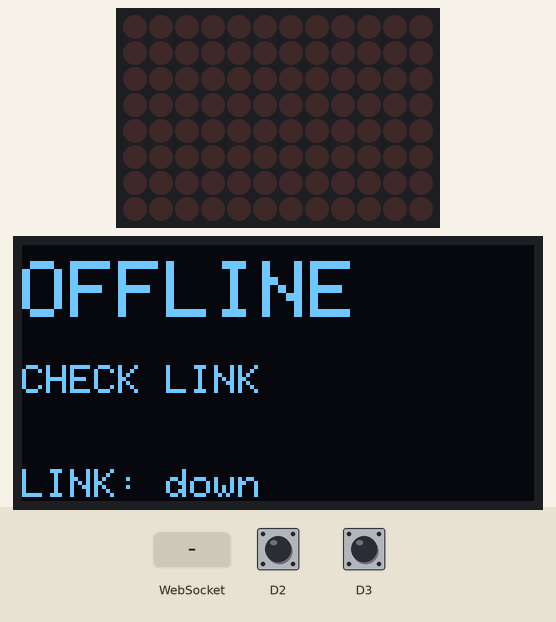
The sketch below on a simulated Arduino Uno R4 WiFi. Parts: 12×8 LED matrix, 128×64 one-colour display. Inputs (shaded band) come from the test bench; at power-on: D2 HIGH, D3 HIGH. WiFi joins after 1.5 s; servers stay silent unless stated; what the sketch prints to the serial monitor is not drawn.

Above: at 2.7 s.
2.8 s: WebSocket text "REVIEW_REQUIRED" received
At 4.0 s:
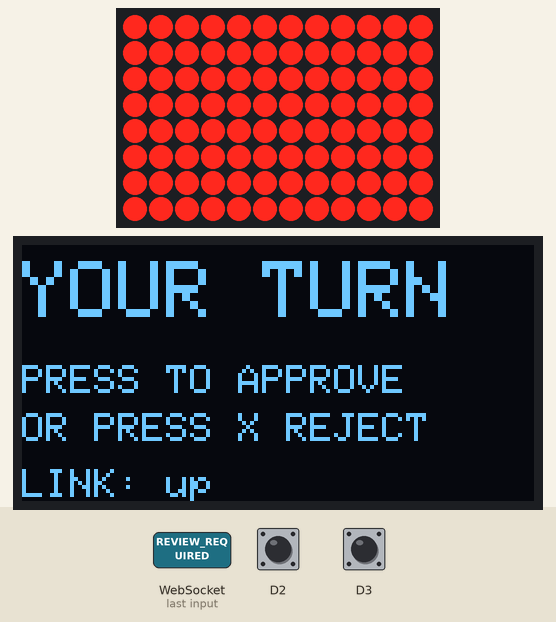
4.3 s: WebSocket text "RUNNING" received
At 5.4 s:
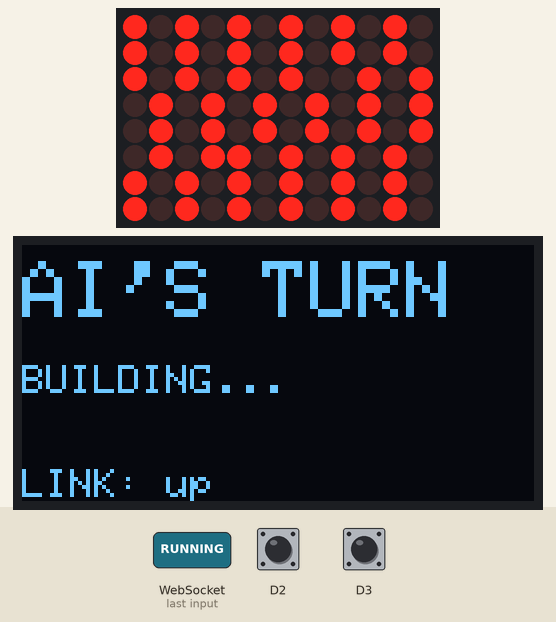
5.8 s: WebSocket text "SUCCESS" received
At 6.5 s:
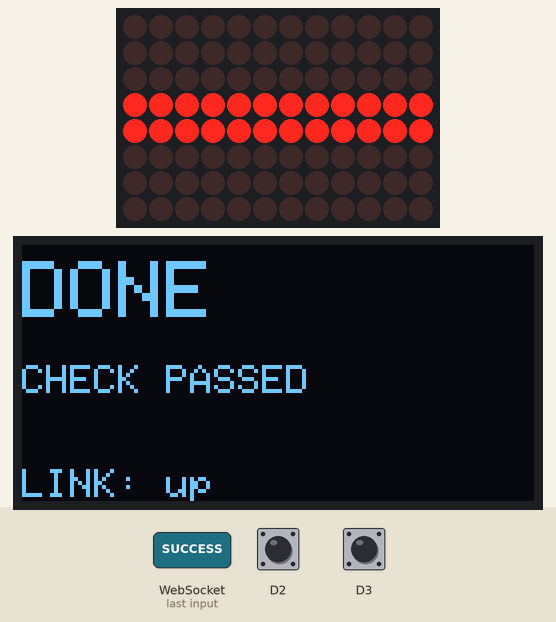
7.3 s: WebSocket text "ERROR" received
At 7.6 s:
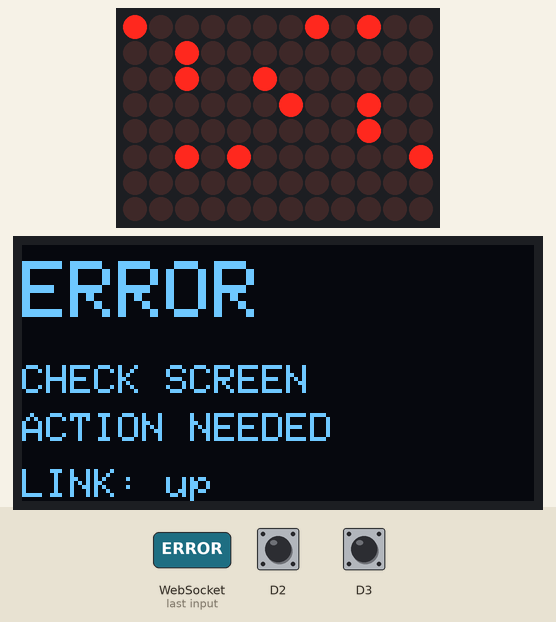
8.8 s: WebSocket text "IDLE" received
At 10.0 s:
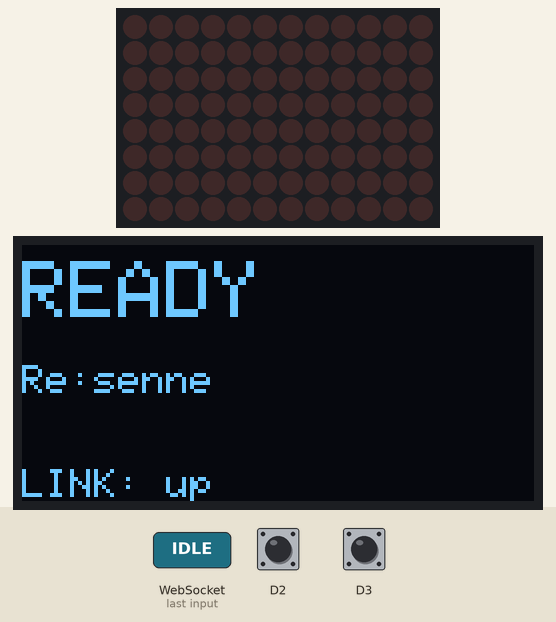
Timing chart, 0 to 11.3 s (numbered marks = the images above; inputs shaded):
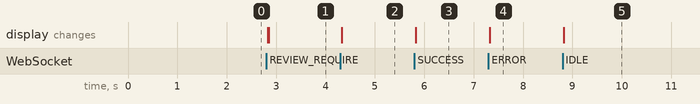

Measured:
- after the input at 2.8 s, the display: first changes at once (image 1 shows a later state)
- after the input at 4.3 s, the display: changes at once (image 2)
- after the input at 5.8 s, the display: changes at once (image 3)
- after the input at 7.3 s, the display: changes at once (image 4)
- after the input at 8.8 s, the display: changes at once (image 5)

The sketch:

resenne_uno_r4.ino
```cpp
/*
 * Re:senne HUMAN GATE — Arduino UNO R4 WiFi 펌웨어 (APPROVE + REJECT + OLED)
 *
 * 검증된 연결 테스트 스케치(resenne_conn_test.ino, 2026-09-07 실기기 E2E 통과)를 기반으로:
 *   - 물리 버튼 2개: D2 = ✓ APPROVE, D3 = ✕ REJECT (INPUT_PULLUP, 눌림=LOW, 30ms 디바운스)
 *     · 30ms 디바운스는 실기기에서 21회 연속 1누름=1건 클린 검증(2026-09-08) — 더블파이어 없음.
 *   - 128x64 SSD1306 OLED(I2C) 상태 표시 — "지금 누구 차례인지"
 *     · I2C 프로브(respondsAt) + 2-인자 begin은 팀 버튼 테스트 스케치로 실기기 확인(2026-09-08).
 *   - 내장 12x8 LED 매트릭스 보조 표시 유지
 *   - 자동 APPROVE OFF (사람이 눌러야만 진행 — 컨셉 핵심). AUTO_APPROVE_MS는 하드웨어 없는 테스트 전용.
 *
 * 라이브러리(Arduino IDE 설치):
 *   - WiFiS3, Arduino_LED_Matrix, Wire  → renesas_uno 코어 번들
 *   - WebSockets (Links2004)            → Library Manager "WebSockets"
 *   - Adafruit SSD1306 + Adafruit GFX + Adafruit BusIO  → 수동 설치 시 BusIO 의존성 누락 주의
 *
 * 배선: 버튼 D2/D3 ↔ GND (외부저항 불필요).
 *       OLED: SDA=A4, SCL=A5 (UNO R4 하드웨어 I2C). GND 공통.
 *       ⚠️ UNO R4의 A4/A5에는 보드 5V 풀업이 있음 → 5V I2C를 견디는 OLED 모듈을 쓰거나 레벨 변환.
 *          (VCC만 3.3V로 연결한다고 3.3V 전용 모듈이 보호되지 않음.)
 *
 * 공개 저장소 정책: WiFi 자격증명/브리지 주소는 placeholder. 실제 값은 로컬에서만 채운다(커밋 금지).
 *   실측 네트워크 경로(참고): 게스트망 client isolation 회피용 Windows 모바일 핫스팟(2.4GHz),
 *   보드 → AP(예: 192.168.137.1) → netsh portproxy → WSL Node Bridge(ws://…:8080).
 */
#include "WiFiS3.h"
#include <WebSocketsClient.h>
#include "Arduino_LED_Matrix.h"
#include <Wire.h>
#include <Adafruit_GFX.h>
#include <Adafruit_SSD1306.h>

// ===== 사용자 설정 (로컬에서만 채우기, 커밋 금지) =====
#define WIFI_SSID   "YOUR_2G4_SSID"    // UNO R4는 2.4GHz만 지원
#define WIFI_PASS   ""                 // 개방망이면 빈 문자열
#define BRIDGE_HOST "192.168.137.1"    // AP/호스트 LAN IP (netsh portproxy → WSL Node Bridge)
#define BRIDGE_PORT 8080
#define BRIDGE_PATH "/"
#define BTN_APPROVE 2                  // ✓ D2 ↔ GND
#define BTN_REJECT  3                  // ✕ D3 ↔ GND
#define AUTO_APPROVE_MS 0              // 0 = 자동승인 끔(반드시 0으로 제출). >0이면 REVIEW 후 자동 APPROVE(테스트 전용)
// ======================================================

// ----- OLED -----
#define OLED_W 128
#define OLED_H 64
Adafruit_SSD1306 oled(OLED_W, OLED_H, &Wire, -1);
bool oledOK = false;

// ----- LED matrix + WebSocket -----
WebSocketsClient webSocket;
ArduinoLEDMatrix matrix;
const uint32_t FRAME_OFF[]     = { 0x00000000, 0x00000000, 0x00000000 };
const uint32_t FRAME_RUNNING[] = { 0xAAAAAAAA, 0x55555555, 0xAAAAAAAA }; // 체커(작동중)
const uint32_t FRAME_REVIEW[]  = { 0xFFFFFFFF, 0xFFFFFFFF, 0xFFFFFFFF }; // 전체점등(승인필요)
const uint32_t FRAME_SUCCESS[] = { 0x00000000, 0x0FFFFFF0, 0x00000000 }; // 중앙밴드(성공)
const uint32_t FRAME_ERROR[]   = { 0x81420024, 0x00240042, 0x81000000 }; // 흩뿌림(에러)

bool wsConnected = false;
char currentState[20] = "DISCONNECTED";
char lastRendered[20] = "";
unsigned long lastBeat = 0;
unsigned long autoApproveAt = 0;
const unsigned long DEBOUNCE_MS = 30;   // 실기기 검증값(2026-09-08). 튜닝 불필요.

struct Button {
  uint8_t pin;
  const char* action;   // "APPROVE" / "REJECT"
  int reading;
  int stable;
  unsigned long changedAt;
};
Button buttons[] = {
  { BTN_APPROVE, "APPROVE", HIGH, HIGH, 0 },  // 배열 순서 = 우선순위(동시 누름 시 APPROVE 우선)
  { BTN_REJECT,  "REJECT",  HIGH, HIGH, 0 },
};

// I2C 주소 ACK 프로브(팀 검증 버튼 테스트 스케치 respondsAt()와 동일 패턴, 2026-09-08 실기기 확인).
bool respondsAt(uint8_t address) {
  Wire.beginTransmission(address);
  return Wire.endTransmission() == 0;
}

// 큰 글자 1줄 + 작은 글자 2줄 + 하단 연결표시. 상태 변경 시에만 호출(루프 부담↓).
void renderOLED(const char* big, const char* small1, const char* small2) {
  if (!oledOK) return;
  oled.clearDisplay();
  oled.setTextWrap(false);        // 128px 폭 초과 시 줄바꿈 대신 잘라 표시(레이아웃 안정)
  oled.setTextColor(SSD1306_WHITE);
  oled.setTextSize(2);            // 12x16 px/char — 큰 문구는 ≤9자로 유지
  oled.setCursor(0, 4);
  oled.println(big);
  oled.setTextSize(1);            // 6x8 px/char
  if (small1 && small1[0]) { oled.setCursor(0, 30); oled.println(small1); }
  if (small2 && small2[0]) { oled.setCursor(0, 42); oled.println(small2); }
  oled.setCursor(0, 56);
  oled.print(wsConnected ? "LINK: up" : "LINK: down");
  oled.display();
}

void applyState(const char* s) {
  strncpy(currentState, s, sizeof(currentState) - 1);
  currentState[sizeof(currentState) - 1] = '\0';
  if (!strcmp(currentState, lastRendered)) return;   // 변경 시에만 갱신
  strncpy(lastRendered, currentState, sizeof(lastRendered) - 1);
  lastRendered[sizeof(lastRendered) - 1] = '\0';

  if (!strcmp(s, "REVIEW_REQUIRED")) {
    matrix.loadFrame(FRAME_REVIEW);
    renderOLED("YOUR TURN", "PRESS TO APPROVE", "OR PRESS X REJECT");
  } else if (!strcmp(s, "RUNNING")) {
    matrix.loadFrame(FRAME_RUNNING);
    renderOLED("AI'S TURN", "BUILDING...", "");
  } else if (!strcmp(s, "SUCCESS")) {
    matrix.loadFrame(FRAME_SUCCESS);
    renderOLED("DONE", "CHECK PASSED", "");
  } else if (!strcmp(s, "ERROR")) {
    matrix.loadFrame(FRAME_ERROR);
    renderOLED("ERROR", "CHECK SCREEN", "ACTION NEEDED");
  } else if (!strcmp(s, "IDLE")) {
    matrix.loadFrame(FRAME_OFF);
    renderOLED("READY", "Re:senne", "");
  } else { // DISCONNECTED / 기타
    matrix.loadFrame(FRAME_OFF);
    renderOLED("OFFLINE", "CHECK LINK", "");
  }
  Serial.print("[state] "); Serial.println(currentState);
}

void onWsEvent(WStype_t type, uint8_t* payload, size_t len) {
  switch (type) {
    case WStype_CONNECTED:
      wsConnected = true;
      Serial.println("[ws] CONNECTED");
      webSocket.sendTXT("{\"type\":\"hello\",\"client\":\"uno-r4\"}");
      applyState("IDLE");
      break;
    case WStype_DISCONNECTED:
      wsConnected = false;
      Serial.println("[ws] DISCONNECTED");
      applyState("DISCONNECTED");
      break;
    case WStype_TEXT: {
      if (payload == nullptr || len == 0) break;   // 빈 프레임 → strstr(nullptr) UB 방지
      Serial.print("[ws] RX: "); Serial.write(payload, len); Serial.println();
      const char* p = (const char*)payload;
      // 경량 문자열 매칭(테스트용). 다른 필드에 상태명이 섞이면 오인식 가능 →
      // 실제 펌웨어는 ArduinoJson으로 "state" 필드만 파싱 권장.
      if      (strstr(p, "REVIEW_REQUIRED")) { applyState("REVIEW_REQUIRED"); if (AUTO_APPROVE_MS) autoApproveAt = millis() + AUTO_APPROVE_MS; }
      else if (strstr(p, "SUCCESS"))         { applyState("SUCCESS");         autoApproveAt = 0; }
      else if (strstr(p, "RUNNING"))         { applyState("RUNNING");         autoApproveAt = 0; }
      else if (strstr(p, "ERROR"))           { applyState("ERROR");           autoApproveAt = 0; }
      else if (strstr(p, "IDLE"))            { applyState("IDLE");            autoApproveAt = 0; }
      break;
    }
    default: break;
  }
}

// 승인/거절 전송. 대기 요청이 있을 때(REVIEW_REQUIRED)만 보낸다.
// 대상 판정(대기 요청·request_id 최초 1회 채택)은 서버/Node Bridge가 진실의 기준.
// TODO(통합): 서버가 request_id를 방송하면 여기서 그대로 echo해 오도착 입력을 서버가 걸러내도록 한다(계획서 §2).
void sendAction(const char* action) {
  if (!wsConnected || strcmp(currentState, "REVIEW_REQUIRED") != 0) return;
  char buf[56];
  snprintf(buf, sizeof(buf), "{\"type\":\"user_action\",\"action\":\"%s\"}", action);
  const bool sent = webSocket.sendTXT(buf);
  Serial.print("[btn] "); Serial.print(action);
  Serial.println(sent ? " -> TX OK" : " -> TX FAILED");   // TX OK도 서버 승인 접수 ACK는 아님
}

void setup() {
  Serial.begin(115200);
  // while(!Serial){} 넣지 않음 — 전원만 연결해도 동작해야 함.
  for (Button& b : buttons) {
    pinMode(b.pin, INPUT_PULLUP);
    b.reading = b.stable = digitalRead(b.pin);   // 부팅 시 눌린 버튼은 떼야 전송
  }

  matrix.begin();
  matrix.loadFrame(FRAME_OFF);

  // OLED: I2C ACK 프로브로 실제 응답 확인(begin()만으로는 미연결도 true일 수 있음). 0x3C 우선, 0x3D 대비.
  Wire.begin();
  uint8_t oledAddr = respondsAt(0x3C) ? 0x3C : (respondsAt(0x3D) ? 0x3D : 0);
  oledOK = oledAddr != 0 && oled.begin(SSD1306_SWITCHCAPVCC, oledAddr);  // 2-인자 폼: 팀 검증(2026-09-08)
  Serial.println(oledOK ? "[oled] ACK + begin OK" : "[oled] unavailable; matrix only");
  applyState("DISCONNECTED");

  Serial.print("\n[wifi] connecting to "); Serial.println(WIFI_SSID);
  if (strlen(WIFI_PASS) == 0) WiFi.begin(WIFI_SSID);
  else                        WiFi.begin(WIFI_SSID, WIFI_PASS);
  unsigned long t0 = millis();
  while (WiFi.status() != WL_CONNECTED && millis() - t0 < 20000) { delay(300); Serial.print("."); }
  Serial.println();
  if (WiFi.status() == WL_CONNECTED) { Serial.print("[wifi] connected, IP="); Serial.println(WiFi.localIP()); }
  else                               { Serial.println("[wifi] FAILED — 2.4GHz SSID/PASS 확인"); }

  webSocket.begin(BRIDGE_HOST, BRIDGE_PORT, BRIDGE_PATH); // 평문 ws://
  webSocket.onEvent(onWsEvent);
  webSocket.setReconnectInterval(2000);
  Serial.print("[ws] target ws://"); Serial.print(BRIDGE_HOST);
  Serial.print(":"); Serial.print(BRIDGE_PORT); Serial.println(BRIDGE_PATH);
}

void loop() {
  webSocket.loop();  // 매 루프 필수(논블로킹). loop()에 긴 delay 금지.

  const unsigned long now = millis();
  for (Button& b : buttons) {
    const int reading = digitalRead(b.pin);
    if (reading != b.reading) { b.reading = reading; b.changedAt = now; }
    if (now - b.changedAt >= DEBOUNCE_MS && reading != b.stable) {
      b.stable = reading;
      if (reading == LOW) { sendAction(b.action); break; }   // 눌림 에지 1회, 한 틱에 하나만
    }
  }

  if (autoApproveAt && now >= autoApproveAt && wsConnected) {
    autoApproveAt = 0;
    Serial.println("[auto] APPROVE -> sendTXT (test-only)");
    sendAction("APPROVE");
  }

  if (now - lastBeat > 5000) {
    lastBeat = now;
    Serial.print("[hb] wifi="); Serial.print(WiFi.status() == WL_CONNECTED ? "up" : "down");
    Serial.print(" ws="); Serial.print(wsConnected ? "up" : "down");
    Serial.print(" oled="); Serial.print(oledOK ? "ok" : "off");
    Serial.print(" state="); Serial.println(currentState);
  }
}
```
